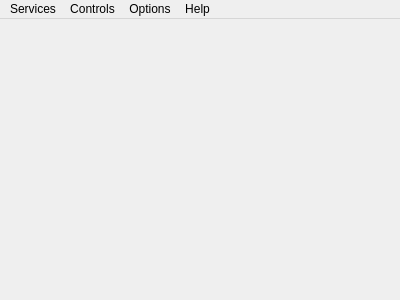
<?xml version="1.0" encoding="UTF-8"?>
<ui version="4.0">
 <class>MainWindow</class>
 <widget class="QMainWindow" name="MainWindow">
  <property name="geometry">
   <rect>
    <x>0</x>
    <y>0</y>
    <width>400</width>
    <height>300</height>
   </rect>
  </property>
  <property name="windowTitle">
   <string>Cloudmus</string>
  </property>
  <property name="windowIcon">
   <iconset resource="images.qrc">
    <normaloff>:/icons/images/cloudmus.png</normaloff>:/icons/images/cloudmus.png</iconset>
  </property>
  <widget class="QWidget" name="centralWidget">
   <layout class="QVBoxLayout" name="verticalLayout">
    <property name="spacing">
     <number>0</number>
    </property>
    <property name="leftMargin">
     <number>0</number>
    </property>
    <property name="topMargin">
     <number>0</number>
    </property>
    <property name="rightMargin">
     <number>0</number>
    </property>
    <property name="bottomMargin">
     <number>0</number>
    </property>
   </layout>
  </widget>
  <widget class="QMenuBar" name="menuBar">
   <property name="geometry">
    <rect>
     <x>0</x>
     <y>0</y>
     <width>400</width>
     <height>25</height>
    </rect>
   </property>
   <widget class="QMenu" name="menuServices">
    <property name="title">
     <string>Services</string>
    </property>
   </widget>
   <widget class="QMenu" name="menuHelp">
    <property name="title">
     <string>Help</string>
    </property>
    <addaction name="actionABout"/>
   </widget>
   <widget class="QMenu" name="menuControls">
    <property name="title">
     <string>Controls</string>
    </property>
   </widget>
   <widget class="QMenu" name="menuOptions">
    <property name="title">
     <string>Options</string>
    </property>
    <addaction name="actionSettings"/>
   </widget>
   <addaction name="menuServices"/>
   <addaction name="menuControls"/>
   <addaction name="menuOptions"/>
   <addaction name="menuHelp"/>
  </widget>
  <action name="actionABout">
   <property name="text">
    <string>About</string>
   </property>
  </action>
  <action name="actionSettings">
   <property name="text">
    <string>Settings</string>
   </property>
  </action>
 </widget>
 <layoutdefault spacing="6" margin="11"/>
 <resources>
  <include location="images.qrc"/>
 </resources>
 <connections/>
</ui>
